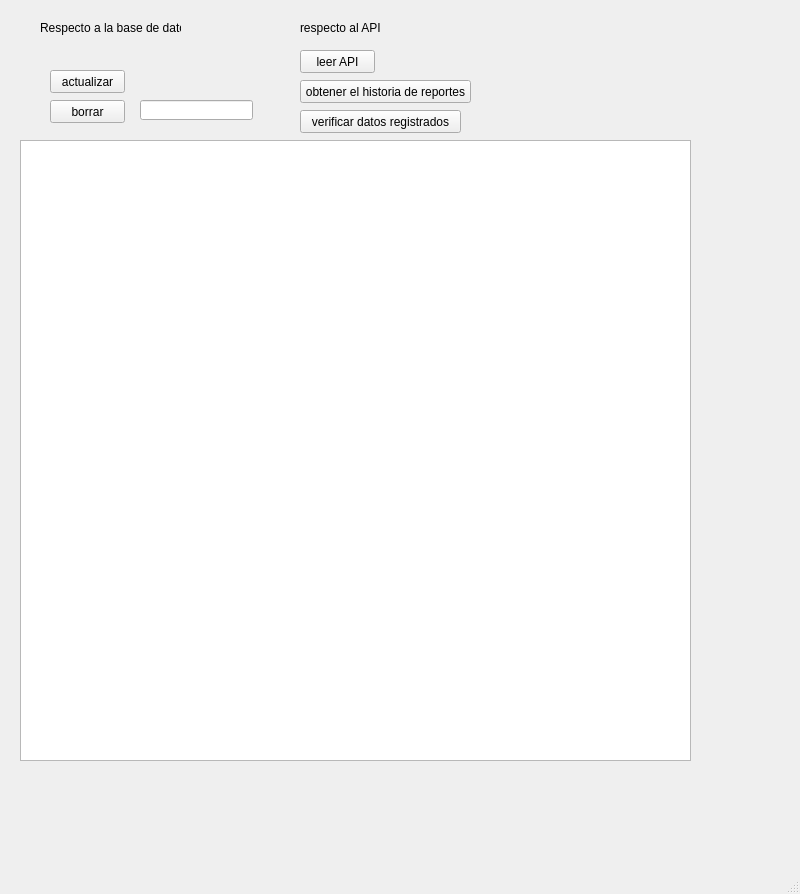
<?xml version="1.0" encoding="UTF-8"?>
<ui version="4.0">
 <class>MainWindow</class>
 <widget class="QMainWindow" name="MainWindow">
  <property name="geometry">
   <rect>
    <x>0</x>
    <y>0</y>
    <width>800</width>
    <height>894</height>
   </rect>
  </property>
  <property name="windowTitle">
   <string>MainWindow</string>
  </property>
  <widget class="QWidget" name="centralwidget">
   <widget class="QTableView" name="tb_mostrar">
    <property name="geometry">
     <rect>
      <x>20</x>
      <y>140</y>
      <width>671</width>
      <height>621</height>
     </rect>
    </property>
   </widget>
   <widget class="QLabel" name="lb_db">
    <property name="geometry">
     <rect>
      <x>40</x>
      <y>20</y>
      <width>141</width>
      <height>16</height>
     </rect>
    </property>
    <property name="text">
     <string>Respecto a la base de datos</string>
    </property>
   </widget>
   <widget class="QPushButton" name="btn_db_actualizar">
    <property name="geometry">
     <rect>
      <x>50</x>
      <y>70</y>
      <width>75</width>
      <height>23</height>
     </rect>
    </property>
    <property name="text">
     <string>actualizar</string>
    </property>
   </widget>
   <widget class="QPushButton" name="btn_db_del">
    <property name="geometry">
     <rect>
      <x>50</x>
      <y>100</y>
      <width>75</width>
      <height>23</height>
     </rect>
    </property>
    <property name="text">
     <string>borrar</string>
    </property>
   </widget>
   <widget class="QPushButton" name="btn_api_leer">
    <property name="geometry">
     <rect>
      <x>300</x>
      <y>50</y>
      <width>75</width>
      <height>23</height>
     </rect>
    </property>
    <property name="text">
     <string>leer API</string>
    </property>
   </widget>
   <widget class="QLabel" name="lb_api">
    <property name="geometry">
     <rect>
      <x>300</x>
      <y>20</y>
      <width>81</width>
      <height>16</height>
     </rect>
    </property>
    <property name="text">
     <string>respecto al API</string>
    </property>
   </widget>
   <widget class="QPushButton" name="btn_api_obtener">
    <property name="geometry">
     <rect>
      <x>300</x>
      <y>80</y>
      <width>171</width>
      <height>23</height>
     </rect>
    </property>
    <property name="text">
     <string>obtener el historia de reportes</string>
    </property>
   </widget>
   <widget class="QPushButton" name="btn_api_verif">
    <property name="geometry">
     <rect>
      <x>300</x>
      <y>110</y>
      <width>161</width>
      <height>23</height>
     </rect>
    </property>
    <property name="text">
     <string>verificar datos registrados</string>
    </property>
   </widget>
   <widget class="QLineEdit" name="le_db_del">
    <property name="geometry">
     <rect>
      <x>140</x>
      <y>100</y>
      <width>113</width>
      <height>20</height>
     </rect>
    </property>
   </widget>
  </widget>
  <widget class="QMenuBar" name="menubar">
   <property name="geometry">
    <rect>
     <x>0</x>
     <y>0</y>
     <width>800</width>
     <height>21</height>
    </rect>
   </property>
  </widget>
  <widget class="QStatusBar" name="statusbar"/>
 </widget>
 <resources/>
 <connections/>
</ui>
